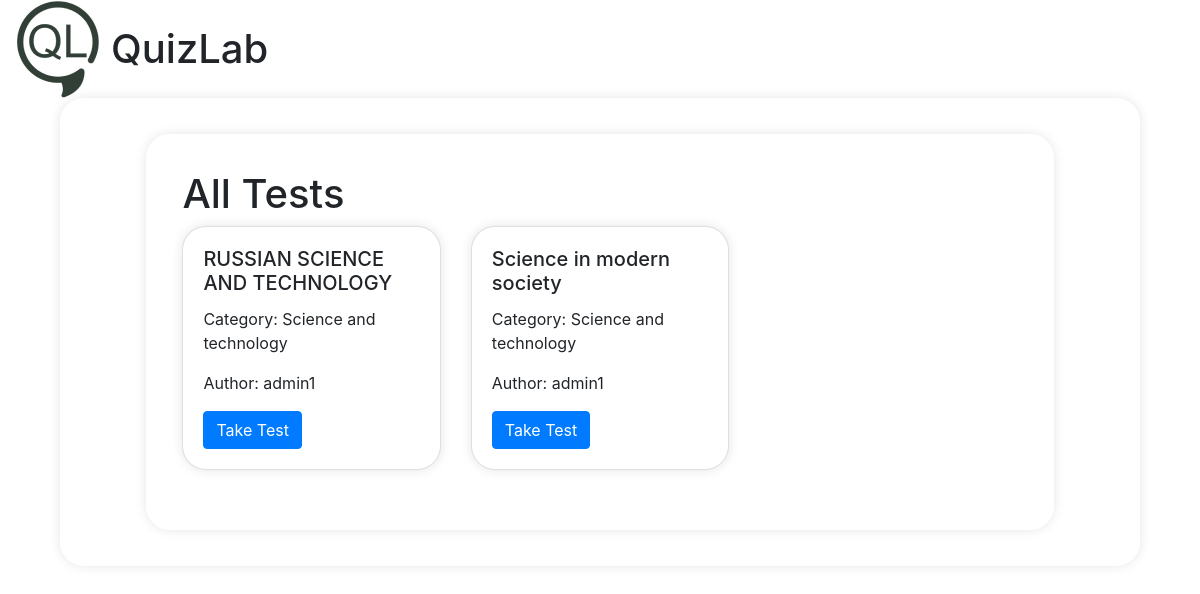
The app's page /category/2/ with its own data.
### test/models.py (models this page shows, shortened)
class Test(models.Model):
    name = models.CharField(max_length=100)
    time_for_pass = models.IntegerField()
    author = models.ForeignKey(User, on_delete=models.CASCADE)
    category = models.ForeignKey(Category, on_delete=models.CASCADE)
    class Meta:
        verbose_name = 'Тест'
        verbose_name_plural = 'Тесты'

class Category(models.Model):
    name = models.CharField(max_length=100)
    def __str__(self):
        return self.name

### test/views.py (the view)
# urls.py: path('category/<int:id>/', views.categories_views, name='category'),
def categories_views(request, id):
    categories = Category.objects.all()
    tests = Test.objects.filter(category_id=id)
    authors_ids = tests.values_list('author_id', flat=True)
    users = User.objects.filter(id__in=authors_ids)
    return render(request, 'test/main_page.html', {'tests': tests, 'categories': categories, "users": users})

### test/templates/test/main_page.html (shortened to what this page needs)
{% extends 'test/base.html' %}
{% block content %}
<div class="container">
    <h1>All Tests</h1>
    <div class="row">
        {% for test in tests %}
        <div class="col-md-4 mb-4">
            <div class="card">
                <div class="card-body">
                    <h5 class="card-title">{{ test.name }}</h5>
                    <p class="card-text">Category: {{ test.category }}</p>
                    <p class="card-text">
                        Author:
                        {% for user in users %}
                            {% if user.id == test.author_id %}
                                {{ user.username }}
                            {% endif %}
                        {% endfor %}
                    </p>
                    <a href="{% url 'passing_the_test' test.id %}" class="btn btn-primary">Take Test</a>
                </div>
            </div>
        </div>
        {% endfor %}
    </div>
</div>
{% endblock %}

### records on screen
Test: name "RUSSIAN SCIENCE AND TECHNOLOGY", category "Science and technology"
Test: name "Science in modern society", category "Science and technology"

### other values on screen
{{ user.username }} "admin1"
